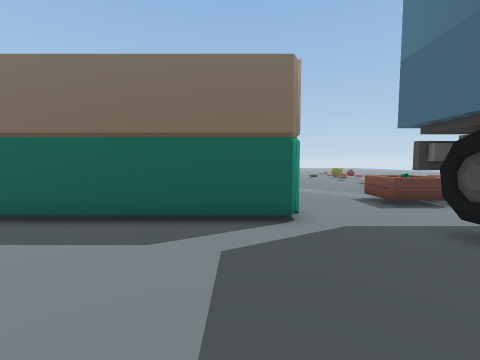
[1] (above)

24 first-person views from a walk through a 3-D level made in the Unity game engine. The camera is 1.5 m above the floor, tilts 4° down and sees 90° across. The floor is counted in squares, 1 m on a side. Each view is taken from the middle of a square. On the plan, view 1 faces up. The plan holds only what a view shows up to about 13 squares ahead; the rest is blank. The place goes on beyond the plan. The player is left out.

[2]
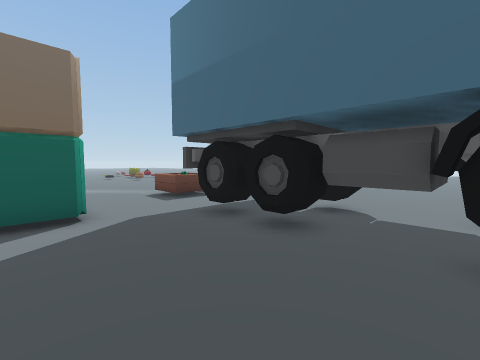

[3]
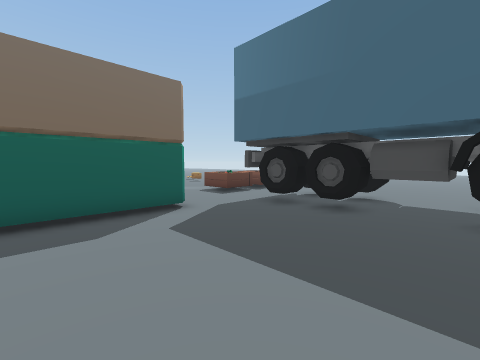

[4]
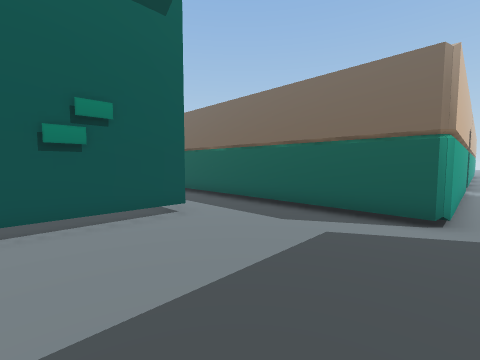

[5]
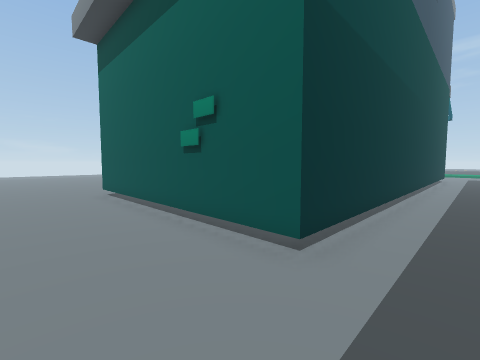

[6]
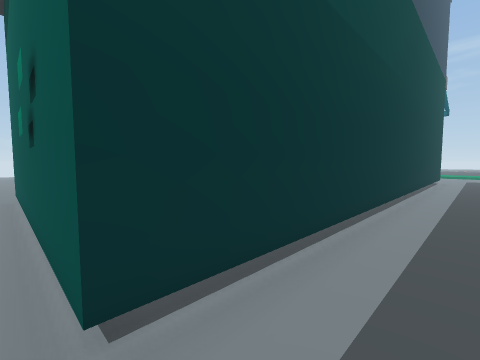

[7]
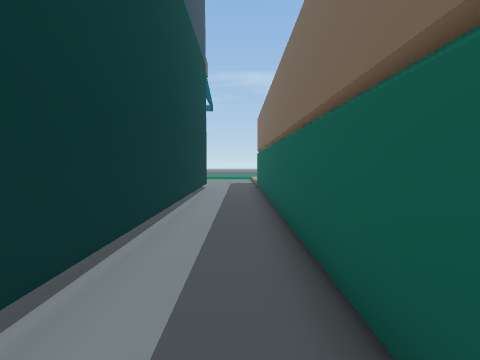

[8]
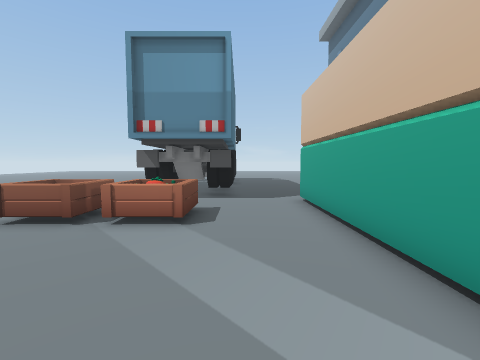

[9]
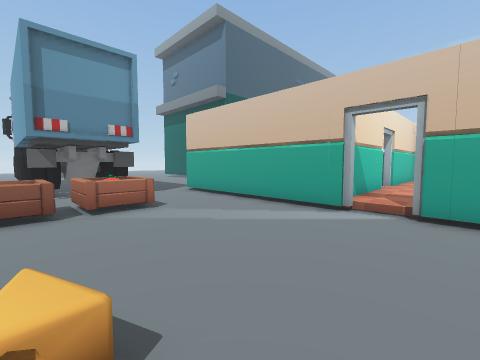

[10]
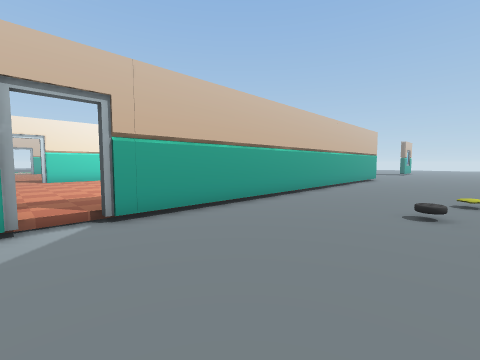

[11]
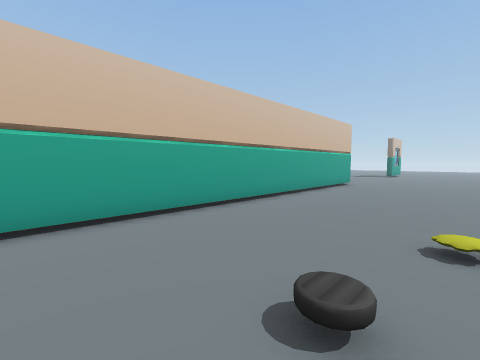

[12]
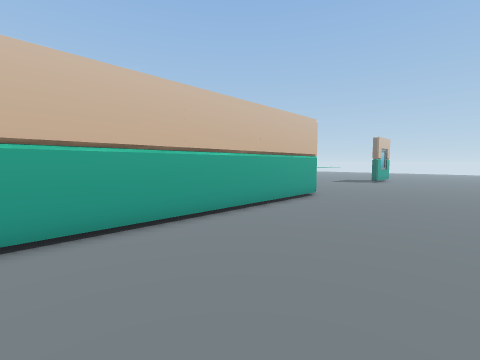

[13]
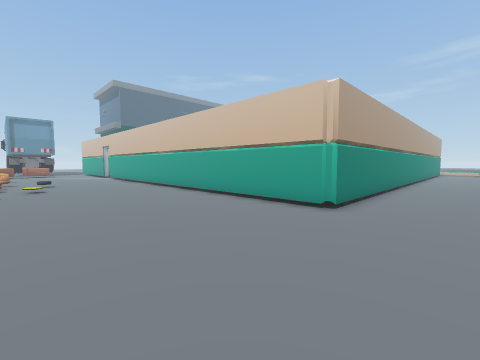

[14]
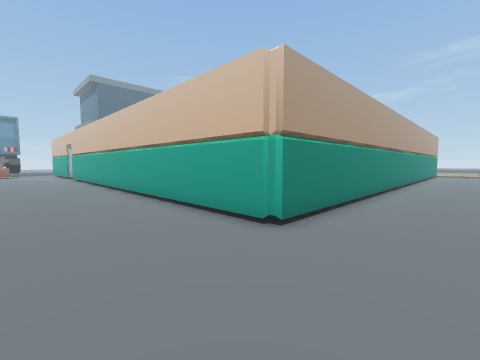

[15]
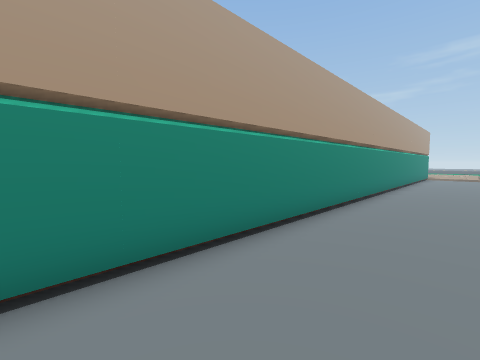

[16]
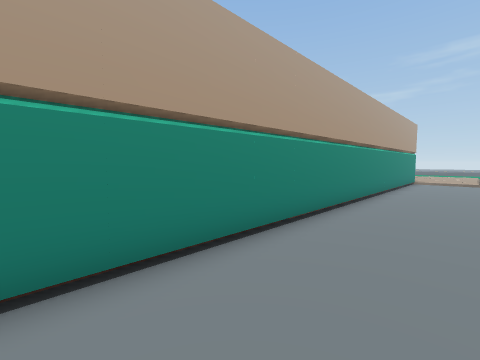

[17]
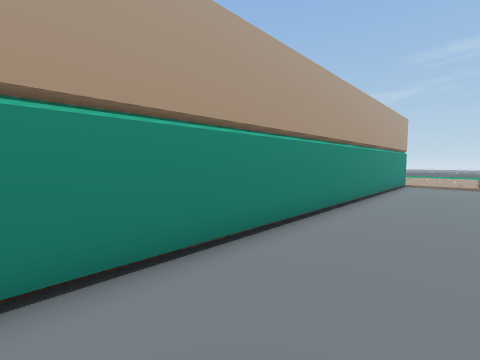

[18]
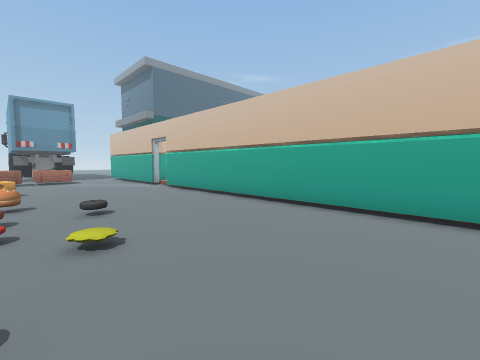

[19]
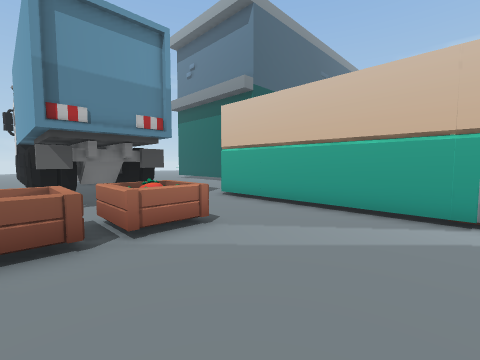

[20]
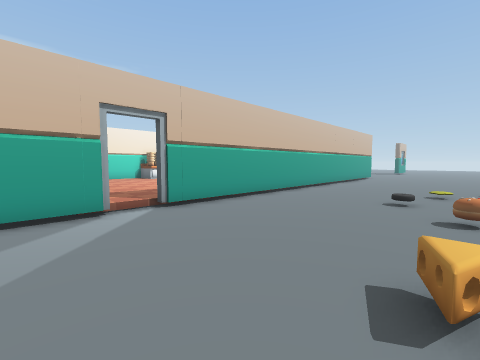

[21]
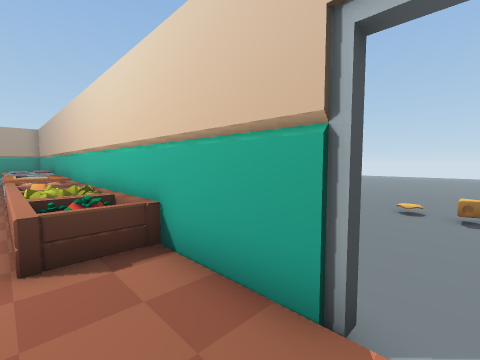

[22]
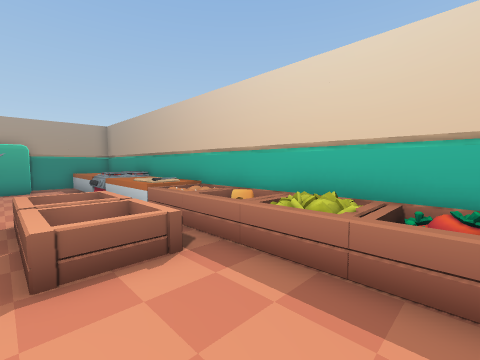

[23]
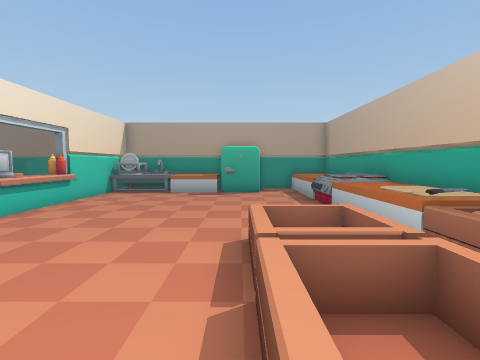

[24]
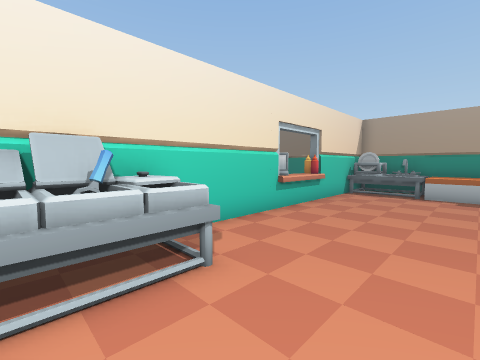

### Floor plan
Key: @ floor where view 1 was taken; # wall or solid block; . main floor; : floor 0.25 m higher than the main floor; + floor 0.5 m higher than the main floor; / step, stairs or slope; = window, fence, low wall or low ledge; ^ raised ledge; C crate; T truck; H cheese; S stove; F fridge; I sink; O other object.
Columns run from 21 left of view 1 to 9 right of it. Each row starts with its distance up from view 1.
 42 ...............................
 41 ..............................
 40 ...............................
 39 #######################........
 38           #III^^      #........
 37           #III^^   :^ #........
 36           #III^^FFF:^^#........
 35           #:::::::::^ #........
 34           #:::::::::SOO........
 33           #:::::::::OOO........
 32           ^:::::::  OO#........
 31           #:::::::  ^^#........
 30           #:::::::  ^^#........
 29           #:::::::CC^^#........
 28           #::::::CCCCC#........
 27           #::::::CCCCCC........
 26           #^=::::CCCCC#....../.
 25           #^#::  CCCOOO......./
 24           #^=: : :::CC#........
 23                  :::CCC.....+.:
 22                   ::CC#........
 21                  : :CC#.......O
 20                     CC#........
 19                     ::#........
 18               ::::::::#........
 17              :::::::::#........
 16              :::::::::/.......H
 15                #::#####........
 14                #      #........
 13                       #........
 12                       #........
 11                       #........
 10                       #...CCCCC
  9                       #...CCCCC
  8                       #....CCCC
  7                  ::   #.......
  6 #########   ###########..TTTTT
  5 .........................TTTTT
  4 .........................TTTTT
  3 ##################.......TTTTT.
  2                  #.......TTTTT.
  1                  #........TTTT.
  0                  #...@....TTTT.
 -1                  #.......TTTTT.

Where each view was taken, in squares from view 1:
view 1: 0 up, 0 right, facing up
view 2: 1 down, 0 right, facing up-right
view 3: 1 down, 3 left, facing up-right
view 4: 1 down, 2 right, facing up-left
view 5: 5 up, 1 left, facing down-left
view 6: 5 up, 4 left, facing down-left
view 7: 5 up, 12 left, facing left
view 8: 16 up, 4 right, facing down
view 9: 18 up, 9 right, facing down-left
view 10: 15 up, 8 right, facing up-left
view 11: 21 up, 8 right, facing up-left
view 12: 26 up, 8 right, facing up-left
view 13: 42 up, 9 right, facing down-left
view 14: 42 up, 6 right, facing down-left
view 15: 42 up, 0 right, facing down-left
view 16: 42 up, 6 left, facing down-left
view 17: 42 up, 9 left, facing down-left
view 18: 31 up, 9 right, facing down-left
view 19: 15 up, 9 right, facing down-left
view 20: 13 up, 9 right, facing up-left
view 21: 16 up, 1 left, facing up-right
view 22: 21 up, 4 left, facing up-right
view 23: 24 up, 4 left, facing up
view 24: 24 up, 6 left, facing up-left
